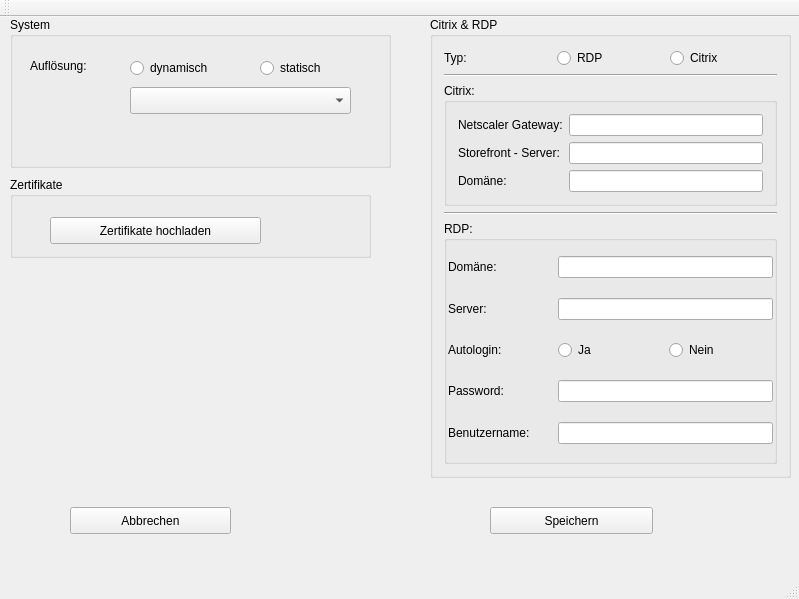
<?xml version="1.0" encoding="UTF-8"?>
<ui version="4.0">
 <class>MainWindow</class>
 <widget class="QMainWindow" name="MainWindow">
  <property name="geometry">
   <rect>
    <x>0</x>
    <y>0</y>
    <width>799</width>
    <height>599</height>
   </rect>
  </property>
  <property name="windowTitle">
   <string>Konfiguration ThinClient</string>
  </property>
  <widget class="QWidget" name="centralWidget">
   <widget class="QGroupBox" name="gbx_vdi">
    <property name="geometry">
     <rect>
      <x>430</x>
      <y>0</y>
      <width>361</width>
      <height>461</height>
     </rect>
    </property>
    <property name="title">
     <string>Citrix &amp;&amp; RDP</string>
    </property>
    <layout class="QGridLayout" name="gridLayout_3">
     <item row="0" column="2">
      <widget class="QRadioButton" name="rbn_citrix">
       <property name="text">
        <string>Citrix</string>
       </property>
      </widget>
     </item>
     <item row="0" column="0">
      <widget class="QLabel" name="lbl_vdi_type">
       <property name="text">
        <string>Typ:</string>
       </property>
      </widget>
     </item>
     <item row="2" column="0" colspan="3">
      <widget class="Line" name="line">
       <property name="orientation">
        <enum>Qt::Horizontal</enum>
       </property>
      </widget>
     </item>
     <item row="8" column="0" colspan="3">
      <widget class="Line" name="line_2">
       <property name="orientation">
        <enum>Qt::Horizontal</enum>
       </property>
      </widget>
     </item>
     <item row="3" column="0" colspan="3">
      <widget class="QGroupBox" name="gbx_ctx">
       <property name="title">
        <string>Citrix:</string>
       </property>
       <layout class="QGridLayout" name="gridLayout">
        <item row="0" column="0">
         <widget class="QLabel" name="lbl_netscaler">
          <property name="text">
           <string>Netscaler Gateway:</string>
          </property>
         </widget>
        </item>
        <item row="1" column="0">
         <widget class="QLabel" name="lbl_storefront">
          <property name="text">
           <string>Storefront - Server:</string>
          </property>
         </widget>
        </item>
        <item row="0" column="1">
         <widget class="QLineEdit" name="txt_netscaler">
          <property name="sizePolicy">
           <sizepolicy hsizetype="Expanding" vsizetype="Fixed">
            <horstretch>0</horstretch>
            <verstretch>0</verstretch>
           </sizepolicy>
          </property>
         </widget>
        </item>
        <item row="1" column="1">
         <widget class="QLineEdit" name="txt_storefront"/>
        </item>
        <item row="2" column="0">
         <widget class="QLabel" name="lbl_ctx_domain">
          <property name="text">
           <string>Domäne:</string>
          </property>
         </widget>
        </item>
        <item row="2" column="1">
         <widget class="QLineEdit" name="txt_ctx_domain"/>
        </item>
       </layout>
      </widget>
     </item>
     <item row="9" column="0" rowspan="3" colspan="3">
      <widget class="QGroupBox" name="gbx_rdp">
       <property name="title">
        <string>RDP:</string>
       </property>
       <layout class="QGridLayout" name="gridLayout_5">
        <property name="leftMargin">
         <number>1</number>
        </property>
        <property name="topMargin">
         <number>1</number>
        </property>
        <property name="rightMargin">
         <number>1</number>
        </property>
        <property name="bottomMargin">
         <number>1</number>
        </property>
        <item row="3" column="0">
         <widget class="QLabel" name="lbl_rdp_server">
          <property name="text">
           <string>Server:</string>
          </property>
         </widget>
        </item>
        <item row="0" column="0">
         <widget class="QLabel" name="lbl_rdp_domain">
          <property name="text">
           <string>Domäne:</string>
          </property>
         </widget>
        </item>
        <item row="5" column="0">
         <widget class="QLabel" name="lbl_autologin">
          <property name="text">
           <string>Autologin:</string>
          </property>
         </widget>
        </item>
        <item row="10" column="0">
         <widget class="QLabel" name="lbl_rdp_username">
          <property name="text">
           <string>Benutzername:</string>
          </property>
         </widget>
        </item>
        <item row="8" column="0">
         <widget class="QLabel" name="lbl_rdp_password">
          <property name="text">
           <string>Password:</string>
          </property>
         </widget>
        </item>
        <item row="5" column="2">
         <widget class="QRadioButton" name="rbn_autologin_no">
          <property name="text">
           <string>Nein</string>
          </property>
         </widget>
        </item>
        <item row="5" column="1">
         <widget class="QRadioButton" name="rbn_autologin_yes">
          <property name="text">
           <string>Ja</string>
          </property>
         </widget>
        </item>
        <item row="0" column="1" colspan="2">
         <widget class="QLineEdit" name="txt_rdp_domain"/>
        </item>
        <item row="10" column="1" colspan="2">
         <widget class="QLineEdit" name="txt_rdp_username"/>
        </item>
        <item row="3" column="1" colspan="2">
         <widget class="QLineEdit" name="txt_rdp_server"/>
        </item>
        <item row="8" column="1" colspan="2">
         <widget class="QLineEdit" name="txt_rdp_password"/>
        </item>
       </layout>
      </widget>
     </item>
     <item row="0" column="1">
      <widget class="QRadioButton" name="rbn_rdp">
       <property name="text">
        <string>RDP</string>
       </property>
      </widget>
     </item>
    </layout>
   </widget>
   <widget class="QGroupBox" name="gbx_certificates">
    <property name="geometry">
     <rect>
      <x>10</x>
      <y>160</y>
      <width>361</width>
      <height>81</height>
     </rect>
    </property>
    <property name="title">
     <string>Zertifikate</string>
    </property>
    <widget class="QPushButton" name="btn_upload_cert">
     <property name="geometry">
      <rect>
       <x>40</x>
       <y>40</y>
       <width>211</width>
       <height>27</height>
      </rect>
     </property>
     <property name="text">
      <string>Zertifikate hochladen</string>
     </property>
    </widget>
   </widget>
   <widget class="QPushButton" name="btn_save">
    <property name="geometry">
     <rect>
      <x>490</x>
      <y>490</y>
      <width>163</width>
      <height>27</height>
     </rect>
    </property>
    <property name="text">
     <string>Speichern</string>
    </property>
   </widget>
   <widget class="QPushButton" name="btn_cancel">
    <property name="geometry">
     <rect>
      <x>70</x>
      <y>490</y>
      <width>161</width>
      <height>27</height>
     </rect>
    </property>
    <property name="text">
     <string>Abbrechen</string>
    </property>
   </widget>
   <widget class="QGroupBox" name="gbx_system">
    <property name="geometry">
     <rect>
      <x>10</x>
      <y>0</y>
      <width>381</width>
      <height>151</height>
     </rect>
    </property>
    <property name="title">
     <string>System</string>
    </property>
    <widget class="QLabel" name="lbl_aufloesung">
     <property name="geometry">
      <rect>
       <x>20</x>
       <y>40</y>
       <width>91</width>
       <height>17</height>
      </rect>
     </property>
     <property name="text">
      <string>Auflösung:</string>
     </property>
    </widget>
    <widget class="QComboBox" name="cbx_aufloesung">
     <property name="geometry">
      <rect>
       <x>120</x>
       <y>70</y>
       <width>221</width>
       <height>27</height>
      </rect>
     </property>
    </widget>
    <widget class="QRadioButton" name="rbn_res_dyn">
     <property name="geometry">
      <rect>
       <x>120</x>
       <y>40</y>
       <width>117</width>
       <height>22</height>
      </rect>
     </property>
     <property name="text">
      <string>dynamisch</string>
     </property>
    </widget>
    <widget class="QRadioButton" name="rbn_res_stat">
     <property name="geometry">
      <rect>
       <x>250</x>
       <y>40</y>
       <width>117</width>
       <height>22</height>
      </rect>
     </property>
     <property name="text">
      <string>statisch</string>
     </property>
    </widget>
   </widget>
  </widget>
  <widget class="QToolBar" name="mainToolBar">
   <attribute name="toolBarArea">
    <enum>TopToolBarArea</enum>
   </attribute>
   <attribute name="toolBarBreak">
    <bool>false</bool>
   </attribute>
  </widget>
  <widget class="QMenuBar" name="menuBar">
   <property name="geometry">
    <rect>
     <x>0</x>
     <y>0</y>
     <width>799</width>
     <height>25</height>
    </rect>
   </property>
  </widget>
  <widget class="QStatusBar" name="statusBar"/>
 </widget>
 <layoutdefault spacing="6" margin="11"/>
 <resources/>
 <connections/>
</ui>
